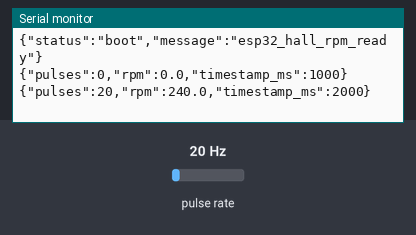
Recording of a sketch running on a simulated ESP32. Shown: the last lines printed to the serial monitor. Wiring (inferred from the names in the program): pulse sensor: data GPIO 27. Inputs (shaded band) come from the test bench; at power-on: pulse rate 20 Hz.

Above: at 2.2 s.
2.3 s: pulse rate (sensor on GPIO 27) set to 4 Hz
At 3.6 s:
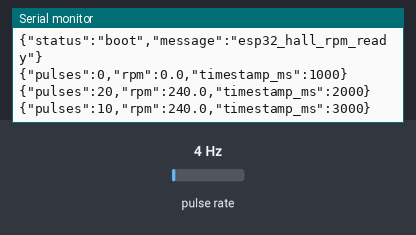
3.8 s: pulse rate (sensor on GPIO 27) set to 50 Hz
At 4.4 s:
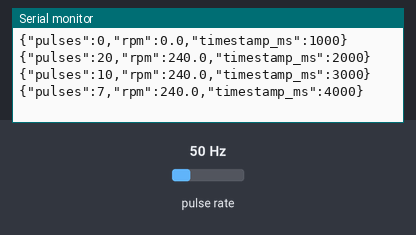
Timing chart, 0 to 6.8 s (numbered marks = the images above; inputs shaded):
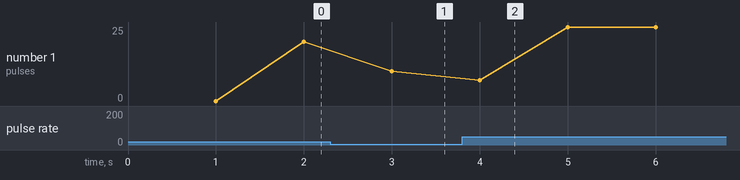

The sketch:

esp32_hall_rpm.ino
```cpp
/*
 * ESP32 + KY-003 ホールセンサー RPM 計測ファームウェア（周期測定方式）
 *
 * 配線:
 *   KY-003 - -> ESP32 GND
 *   KY-003 + -> ESP32 3V3
 *   KY-003 S -> ESP32 GPIO27
 *
 * 仕様:
 *   Baud rate: 115200
 *   Hall sensor pin: GPIO27
 *   Magnets per rev: 1
 *   Report interval: 1000ms
 *   Debounce: 30000us
 *
 * RPM算出:
 *   1秒窓のパルス数ではなく「パルス間隔（周期）」からRPMを算出する。
 *   磁石1個・低回転（60RPM未満）でも1周ごとに正確な値が出る。
 *   最後のパルスから時間が経つほどRPMを減衰させ、
 *   PULSE_TIMEOUT_US を超えたら0にする。
 *
 * 出力（1秒ごとのNDJSON。pulsesはその1秒間のパルス数）:
 *   {"pulses":1,"rpm":60.0,"timestamp_ms":123456}
 */

const int HALL_PIN = 27;
const int MAGNETS_PER_REV = 1;
const unsigned long DEBOUNCE_US = 30000;
const unsigned long REPORT_INTERVAL_MS = 1000;
/** このパルス間隔を超えたら停止(0 RPM)とみなす [us]（= 12RPM相当） */
const unsigned long PULSE_TIMEOUT_US = 5000000UL;
const float MAX_RPM = 240.0;

volatile unsigned long windowPulseCount = 0;
volatile unsigned long lastPulseUs = 0;
volatile unsigned long lastPeriodUs = 0;

unsigned long lastReportMs = 0;

void IRAM_ATTR onHallPulse() {
  unsigned long now = micros();
  unsigned long elapsed = now - lastPulseUs;

  if (elapsed > DEBOUNCE_US) {
    if (lastPulseUs != 0) {
      lastPeriodUs = elapsed;
    }
    windowPulseCount++;
    lastPulseUs = now;
  }
}

void setup() {
  Serial.begin(115200);
  delay(1000);

  pinMode(HALL_PIN, INPUT_PULLUP);
  attachInterrupt(digitalPinToInterrupt(HALL_PIN), onHallPulse, FALLING);

  Serial.println("{\"status\":\"boot\",\"message\":\"esp32_hall_rpm_ready\"}");
}

void loop() {
  unsigned long nowMs = millis();

  if (nowMs - lastReportMs >= REPORT_INTERVAL_MS) {
    noInterrupts();
    unsigned long count = windowPulseCount;
    windowPulseCount = 0;
    unsigned long periodUs = lastPeriodUs;
    unsigned long pulseUs = lastPulseUs;
    interrupts();

    unsigned long nowUs = micros();
    unsigned long sinceLastPulseUs = pulseUs == 0 ? 0 : nowUs - pulseUs;

    float rpm = 0.0;
    if (pulseUs != 0 && periodUs > 0 && sinceLastPulseUs < PULSE_TIMEOUT_US) {
      rpm = 60000000.0 / (float)periodUs / (float)MAGNETS_PER_REV;

      // 減速検知: 最後のパルスからの経過時間が周期を上回ったら、
      // 経過時間ベースのRPMまで引き下げる（止めた瞬間に高止まりしない）
      if (sinceLastPulseUs > periodUs) {
        float decayRpm =
            60000000.0 / (float)sinceLastPulseUs / (float)MAGNETS_PER_REV;
        if (decayRpm < rpm) rpm = decayRpm;
      }

      if (rpm > MAX_RPM) rpm = MAX_RPM;
      if (rpm < 0.0) rpm = 0.0;
    }

    Serial.print("{\"pulses\":");
    Serial.print(count);
    Serial.print(",\"rpm\":");
    Serial.print(rpm, 1);
    Serial.print(",\"timestamp_ms\":");
    Serial.print(nowMs);
    Serial.println("}");

    lastReportMs = nowMs;
  }
}
```

Measured:
- after the input at 2.3 s, the serial monitor: prints a new line after 0.70 s (image 1)
- after the input at 3.8 s, the serial monitor: prints a new line after 0.20 s (image 2)
- plotted number 1: 20 → 10 after the input at 2.3 s, 10 → 25 after the input at 3.8 s
